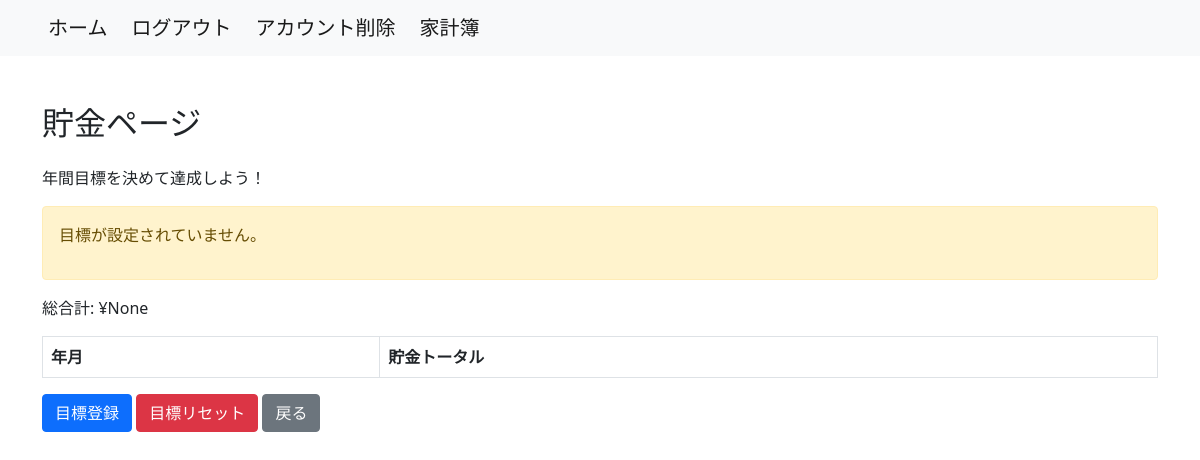
Page /household_budget/savings/ (signed in) on the earlier database version.
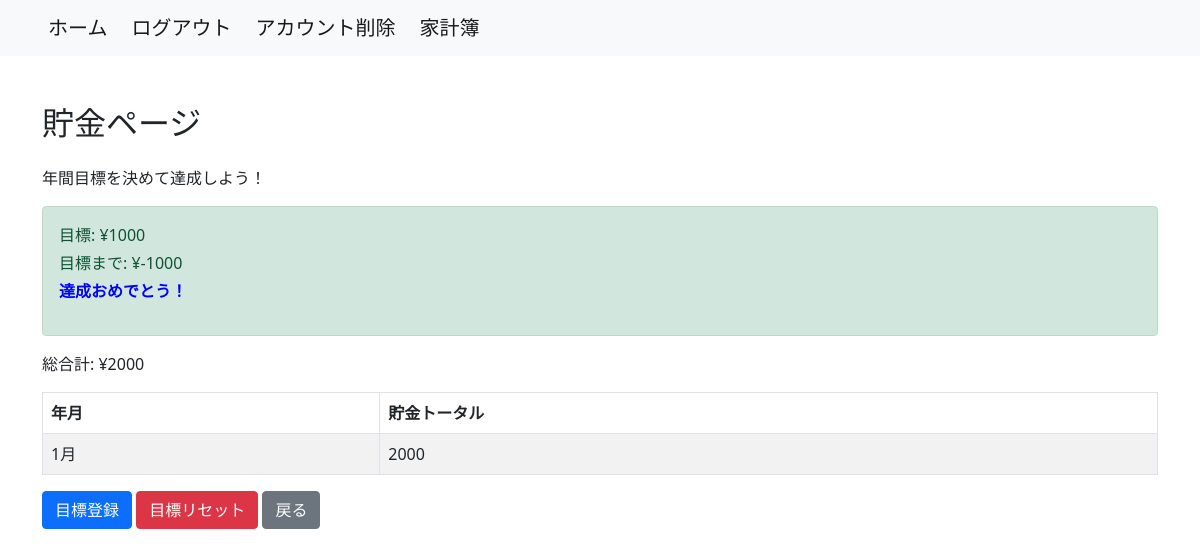
Same page on the later database version.
### household_budget/models.py (models this page shows, shortened)
class Goal_Saving(models.Model):
    user = models.ForeignKey(settings.AUTH_USER_MODEL, on_delete=models.CASCADE, default=None, null=True)
    month = models.DateField(default=timezone.now)
    savings_goal = models.IntegerField(null=True)
    timestamp = models.DateTimeField(default=timezone.now)
    class Meta:
        db_table = 'goal_saving'

### household_budget/views.py (the view)
# urls.py: path('savings/', SavingListView.as_view(), name='savings'),
@method_decorator(login_required, name='dispatch')
class SavingListView(TemplateView):
    template_name = 'savings.html'
    def get_context_data(self, **kwargs):
        context = super().get_context_data(**kwargs)
        user_id = self.request.user.pk
        transactions_category_13 = Transaction.objects.filter(user_id=user_id, category_id=13)
        monthly_summary = transactions_category_13.annotate(month=TruncMonth('event_date')).values('month').annotate(total_amount=Sum('amount'))
        total_amount = transactions_category_13.aggregate(total_amount=Sum('amount'))['total_amount']
        latest_savings_goal = Goal_Saving.objects.filter(user_id=user_id, savings_goal__isnull=False).order_by('-timestamp').first()
        goal_achieved = (
            latest_savings_goal is not None
            and latest_savings_goal.savings_goal is not None
            and total_amount is not None
            and latest_savings_goal.savings_goal <= total_amount
        )
        context['monthly_summary'] = monthly_summary
        context['total_amount'] = total_amount
        context['latest_savings_goal'] = latest_savings_goal
        context['goal_achieved'] = goal_achieved
        return context

### household_budget/templatetags/custom_filters.py (called while the page is built)
@register.filter
def calculate_difference(value1, value2):
    try:
        return float(value1) - float(value2)
    except (ValueError, TypeError):
        return

### household_budget/templates/savings.html (shortened to what this page needs)
{% extends 'base.html' %}
{% load custom_filters %}
{% block content %}
    <div class="container mt-5">
        <h2 class="mb-4">貯金ページ</h2>
        <p>年間目標を決めて達成しよう！</p>
        {% if latest_savings_goal %}
            <div class="alert alert-success">
                <p class="mb-1">目標: ¥{{ latest_savings_goal.savings_goal|floatformat:"0" }}</p>
                <p class="mb-1">目標まで: ¥{{ latest_savings_goal.savings_goal|floatformat:"0" | calculate_difference:total_amount|floatformat:"0" }}</p>
                {% if goal_achieved %}
                   <p class="congrats-text">達成おめでとう！</p>
                {% endif %}
            </div>
        {% else %}
            <div class="alert alert-warning">
                <p>目標が設定されていません。</p>
            </div>
        {% endif %}
        <p class="mb-3">総合計: ¥{{ total_amount }}</p>
        <table class="table table-striped table-bordered">
            <thead>
                <tr>
                    <th>年月</th>
                    <th>貯金トータル</th>
                </tr>
            </thead>
            <tbody>
                {% for entry in monthly_summary %}
                    <tr>
                        <td>{{ entry.month|date:"F" }}</td>
                        <td>{{ entry.total_amount }}</td>
                    </tr>
                {% endfor %}
            </tbody>
        </table>
        <a href="{% url 'household_budget:set_goal' %}" class="btn btn-primary mr-2">目標登録</a>
        <form action="{% url 'household_budget:reset_goal' %}" method="post" class="d-inline">
            <button type="submit" class="btn btn-danger">目標リセット</button>
            <a href="{% url 'accounts:user' %}" class="btn btn-secondary ml-2">戻る</a>
        </form>
    </div>
{% endblock %}

Differences in the rows shown:
added Goal_Saving: savings_goal "1000", savings_goal|calculate_difference "-1000"
Other differences:
{{ total_amount }}: "None" → "2000"
text no longer shown: "目標が設定されていません。"
text now shown: "目標: ¥ 目標まで: ¥ 達成おめでとう！"
new list line: "1月 2000"
